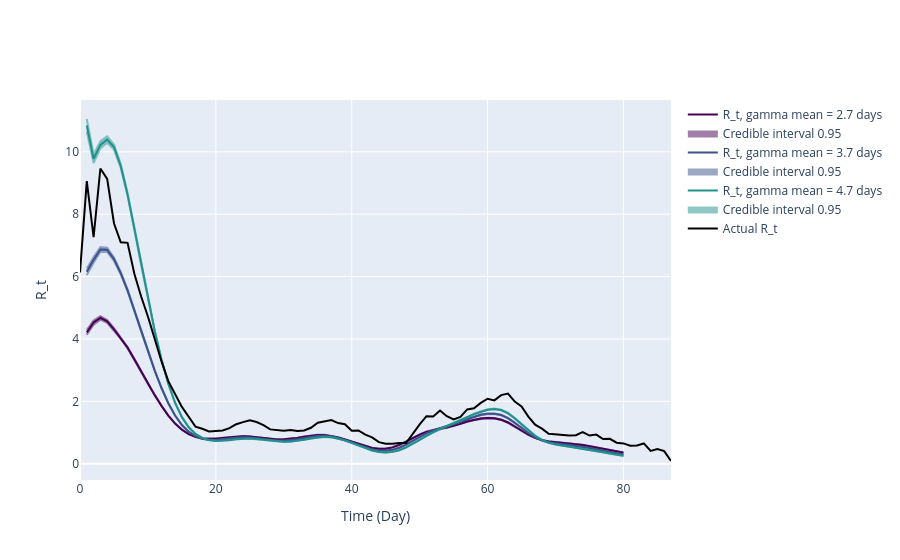

Notebook code for this chart:
### Code cell
# Use incidence data to predict R_t value
theta = incidences_true_r02
end_time_point = len(theta)

inc_data_r02 = pd.DataFrame(
    {
        'Time': np.arange(len(theta)-2),
        'Incidence Number': incidences_true_r02[2:len(theta)]
    }
)

intervals_list_r02 = []
inference_posterior_list_r02 = []
for shape, scale in zip(gamma_shape_list, gamma_scale_list):
    gamma_pdf = gamma.pdf(x, shape, gamma_loc, scale)
    inference = branchpro.BranchProPosterior(
        inc_data=inc_data_r02,
        daily_serial_interval=gamma_pdf,
        alpha=prior_a,
        beta=prior_b)

    inference.run_inference(tau=tau)
    intervals = inference.get_intervals(central_prob=.95)
    intervals_list_r02.append(intervals)
    inference_posterior_list_r02.append(inference.inference_posterior)

fig = plot_multi_rt_fig(intervals_list_r02, inference_posterior_list_r02, true_rt_r02[2:-1], gamma_pdf, end_time_point)

n = 0
for i, handle in enumerate(fig.figure['data']):
    if handle['name'].startswith('Estimated'):
        mean_val = gamma_shape_list[n]*gamma_scale_list[n]
        handle['name'] = f'R_t, gamma mean = {mean_val:.2g} days'
        n += 1
   
pio.write_image(fig.figure, 'single_plots/predicted_vs_true_rt_r02_multi.pdf') 
fig.show_figure()

### Figure 1 — Plotly figure (JSON) as saved in the notebook; plotly's stock layout.template omitted (floating-point values rounded to 4 significant figures; data arrays with more than 128 entries replaced by an {"elided": "..."} marker saying what was removed)
{"data": [{"line": {"color": "#440154"}, "mode": "lines", "name": "R_t, gamma mean = 2.7 days", "type": "scatter", "x": [1, 2, 3, 4, 5, 6, 7, 8, 9, 10, 11, 12, 13, 14, 15, 16, 17, 18, 19, 20, 21, 22, 23, 24, 25, 26, 27, 28, 29, 30, 31, 32, 33, 34, 35, 36, 37, 38, 39, 40, 41, 42, 43, 44, 45, 46, 47, 48, 49, 50, 51, 52, 53, 54, 55, 56, 57, 58, 59, 60, 61, 62, 63, 64, 65, 66, 67, 68, 69, 70, 71, 72, 73, 74, 75, 76, 77, 78, 79, 80], "y": [4.208, 4.526, 4.676, 4.565, 4.31, 4.03, 3.721, 3.349, 2.952, 2.565, 2.198, 1.853, 1.544, 1.287, 1.09, 0.9492, 0.8591, 0.8103, 0.7931, 0.7997, 0.8216, 0.8498, 0.8741, 0.8833, 0.8706, 0.8423, 0.8122, 0.7899, 0.7787, 0.7801, 0.7957, 0.8251, 0.864, 0.9014, 0.923, 0.92, 0.8914, 0.8412, 0.7763, 0.7044, 0.6308, 0.5617, 0.5069, 0.4773, 0.4813, 0.5232, 0.6014, 0.7073, 0.8247, 0.9335, 1.02, 1.081, 1.123, 1.163, 1.215, 1.281, 1.353, 1.413, 1.451, 1.464, 1.454, 1.411, 1.32, 1.193, 1.054, 0.928, 0.827, 0.755, 0.7111, 0.6891, 0.6763, 0.6587, 0.6321, 0.5985, 0.5586, 0.5144, 0.4701, 0.4282, 0.3908, 0.3565]}, {"fill": "toself", "fillcolor": "#440154", "line": {"color": "#440154"}, "mode": "lines", "name": "Credible interval 0.95", "opacity": 0.5, "showlegend": true, "type": "scatter", "x": {"elided": "160 int values"}, "y": {"elided": "160 float values"}}, {"line": {"color": "#3b528b"}, "mode": "lines", "name": "R_t, gamma mean = 3.7 days", "type": "scatter", "x": [1, 2, 3, 4, 5, 6, 7, 8, 9, 10, 11, 12, 13, 14, 15, 16, 17, 18, 19, 20, 21, 22, 23, 24, 25, 26, 27, 28, 29, 30, 31, 32, 33, 34, 35, 36, 37, 38, 39, 40, 41, 42, 43, 44, 45, 46, 47, 48, 49, 50, 51, 52, 53, 54, 55, 56, 57, 58, 59, 60, 61, 62, 63, 64, 65, 66, 67, 68, 69, 70, 71, 72, 73, 74, 75, 76, 77, 78, 79, 80], "y": [6.151, 6.537, 6.868, 6.858, 6.56, 6.107, 5.559, 4.922, 4.253, 3.599, 2.985, 2.427, 1.94, 1.543, 1.241, 1.025, 0.8844, 0.8022, 0.7638, 0.7579, 0.7739, 0.8017, 0.8299, 0.8458, 0.8408, 0.8175, 0.7872, 0.76, 0.7421, 0.7374, 0.7488, 0.7763, 0.8163, 0.8584, 0.8884, 0.8955, 0.8751, 0.828, 0.7608, 0.6824, 0.6002, 0.5222, 0.4585, 0.4193, 0.4126, 0.4431, 0.5112, 0.6119, 0.7336, 0.8593, 0.9735, 1.066, 1.135, 1.194, 1.258, 1.336, 1.424, 1.505, 1.566, 1.6, 1.601, 1.56, 1.46, 1.313, 1.144, 0.9826, 0.8472, 0.7467, 0.6813, 0.6443, 0.6225, 0.6015, 0.575, 0.5427, 0.5033, 0.4589, 0.4137, 0.3706, 0.3321, 0.2976]}, {"fill": "toself", "fillcolor": "#3b528b", "line": {"color": "#3b528b"}, "mode": "lines", "name": "Credible interval 0.95", "opacity": 0.5, "showlegend": true, "type": "scatter", "x": {"elided": "160 int values"}, "y": {"elided": "160 float values"}}, {"line": {"color": "#21918c"}, "mode": "lines", "name": "R_t, gamma mean = 4.7 days", "type": "scatter", "x": [1, 2, 3, 4, 5, 6, 7, 8, 9, 10, 11, 12, 13, 14, 15, 16, 17, 18, 19, 20, 21, 22, 23, 24, 25, 26, 27, 28, 29, 30, 31, 32, 33, 34, 35, 36, 37, 38, 39, 40, 41, 42, 43, 44, 45, 46, 47, 48, 49, 50, 51, 52, 53, 54, 55, 56, 57, 58, 59, 60, 61, 62, 63, 64, 65, 66, 67, 68, 69, 70, 71, 72, 73, 74, 75, 76, 77, 78, 79, 80], "y": [10.85, 9.779, 10.22, 10.39, 10.15, 9.546, 8.637, 7.532, 6.389, 5.282, 4.255, 3.34, 2.566, 1.952, 1.492, 1.167, 0.9542, 0.8248, 0.7555, 0.7297, 0.7336, 0.7553, 0.7827, 0.8024, 0.8042, 0.7882, 0.7625, 0.7351, 0.7129, 0.702, 0.7073, 0.7302, 0.7677, 0.8105, 0.8453, 0.861, 0.8504, 0.8113, 0.7476, 0.6679, 0.5808, 0.4961, 0.4248, 0.3772, 0.3603, 0.3784, 0.4325, 0.5202, 0.6344, 0.7635, 0.8945, 1.015, 1.117, 1.205, 1.291, 1.386, 1.488, 1.589, 1.673, 1.732, 1.754, 1.722, 1.618, 1.455, 1.261, 1.066, 0.896, 0.7637, 0.6728, 0.617, 0.5824, 0.554, 0.525, 0.4931, 0.4555, 0.4127, 0.3685, 0.3257, 0.2871, 0.2528]}, {"fill": "toself", "fillcolor": "#21918c", "line": {"color": "#21918c"}, "mode": "lines", "name": "Credible interval 0.95", "opacity": 0.5, "showlegend": true, "type": "scatter", "x": {"elided": "160 int values"}, "y": {"elided": "160 float values"}}, {"line": {"color": "black"}, "mode": "lines", "name": "Actual R_t", "type": "scatter", "x": [0, 1, 2, 3, 4, 5, 6, 7, 8, 9, 10, 11, 12, 13, 14, 15, 16, 17, 18, 19, 20, 21, 22, 23, 24, 25, 26, 27, 28, 29, 30, 31, 32, 33, 34, 35, 36, 37, 38, 39, 40, 41, 42, 43, 44, 45, 46, 47, 48, 49, 50, 51, 52, 53, 54, 55, 56, 57, 58, 59, 60, 61, 62, 63, 64, 65, 66, 67, 68, 69, 70, 71, 72, 73, 74, 75, 76, 77, 78, 79, 80, 81, 82, 83, 84, 85, 86, 87, 88, 89, 90], "y": [6.132, 9.063, 7.261, 9.466, 9.131, 7.71, 7.097, 7.081, 6.093, 5.359, 4.72, 3.978, 3.279, 2.646, 2.212, 1.822, 1.504, 1.186, 1.119, 1.036, 1.05, 1.064, 1.139, 1.267, 1.333, 1.39, 1.336, 1.234, 1.099, 1.084, 1.058, 1.082, 1.052, 1.067, 1.152, 1.311, 1.362, 1.396, 1.301, 1.267, 1.056, 1.067, 0.9295, 0.843, 0.6916, 0.6365, 0.6428, 0.6644, 0.66, 0.9727, 1.26, 1.522, 1.517, 1.707, 1.522, 1.416, 1.503, 1.74, 1.775, 1.95, 2.083, 2.031, 2.198, 2.249, 1.99, 1.837, 1.51, 1.249, 1.124, 0.9575, 0.9383, 0.929, 0.9071, 0.9147, 1.012, 0.9015, 0.9334, 0.7918, 0.7972, 0.6738, 0.6496, 0.574, 0.5822, 0.6491, 0.4074, 0.471, 0.4017, 0.08589]}], "layout": {"hovermode": "x unified", "xaxis": {"title": {"text": "Time (Day)"}}, "yaxis": {"title": {"text": "R_t"}}}}
